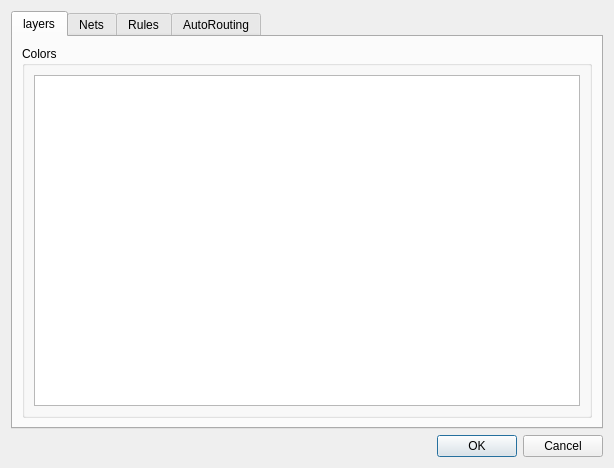
<?xml version="1.0" encoding="UTF-8"?>
<ui version="4.0">
 <class>preferences</class>
 <widget class="QDialog" name="preferences">
  <property name="geometry">
   <rect>
    <x>0</x>
    <y>0</y>
    <width>614</width>
    <height>468</height>
   </rect>
  </property>
  <property name="windowTitle">
   <string>Dialog</string>
  </property>
  <layout class="QGridLayout" name="gridLayout">
   <item row="1" column="0">
    <widget class="QDialogButtonBox" name="buttonBox">
     <property name="orientation">
      <enum>Qt::Horizontal</enum>
     </property>
     <property name="standardButtons">
      <set>QDialogButtonBox::Cancel|QDialogButtonBox::Ok</set>
     </property>
    </widget>
   </item>
   <item row="0" column="0">
    <widget class="QTabWidget" name="tabs">
     <property name="currentIndex">
      <number>0</number>
     </property>
     <widget class="QWidget" name="tab_5">
      <attribute name="title">
       <string>layers</string>
      </attribute>
      <layout class="QGridLayout" name="gridLayout_3">
       <item row="0" column="0">
        <widget class="QGroupBox" name="groupBox">
         <property name="title">
          <string>Colors</string>
         </property>
         <layout class="QGridLayout" name="gridLayout_2">
          <item row="0" column="0">
           <widget class="QListWidget" name="layerColors"/>
          </item>
         </layout>
        </widget>
       </item>
      </layout>
     </widget>
     <widget class="QWidget" name="tab_2">
      <attribute name="title">
       <string>Nets</string>
      </attribute>
     </widget>
     <widget class="QWidget" name="tab_3">
      <attribute name="title">
       <string>Rules</string>
      </attribute>
     </widget>
     <widget class="QWidget" name="tab_4">
      <attribute name="title">
       <string>AutoRouting</string>
      </attribute>
     </widget>
    </widget>
   </item>
  </layout>
 </widget>
 <resources/>
 <connections>
  <connection>
   <sender>buttonBox</sender>
   <signal>accepted()</signal>
   <receiver>preferences</receiver>
   <slot>accept()</slot>
   <hints>
    <hint type="sourcelabel">
     <x>248</x>
     <y>254</y>
    </hint>
    <hint type="destinationlabel">
     <x>157</x>
     <y>274</y>
    </hint>
   </hints>
  </connection>
  <connection>
   <sender>buttonBox</sender>
   <signal>rejected()</signal>
   <receiver>preferences</receiver>
   <slot>reject()</slot>
   <hints>
    <hint type="sourcelabel">
     <x>316</x>
     <y>260</y>
    </hint>
    <hint type="destinationlabel">
     <x>286</x>
     <y>274</y>
    </hint>
   </hints>
  </connection>
 </connections>
</ui>
